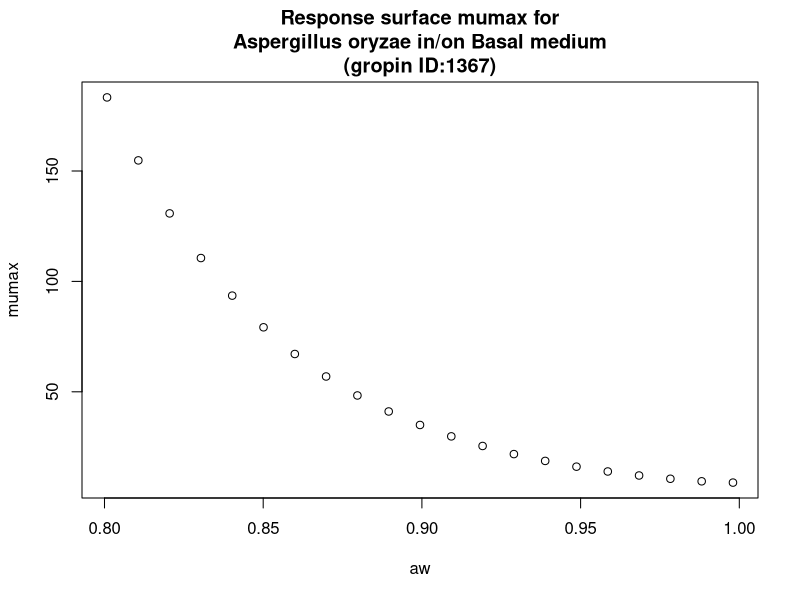

The R source for this figure:
#############################
# start of Parameter script
#############################
aw <- seq(0.8008,0.998001998001998,length.out=21)
#############################
# end of Parameter script
#############################
############################# 
# start of Model script Gropin ID 1367 
#############################
 
# constant coefficients for this model
 
variables <- data.frame(aw)
argumentsPar <- expand.grid(variables)
 
# heart of the model
response_surface <- function(aw) {
   mumax <-exp(2.233-1.990*sqrt(1-aw)+19.41*(sqrt(1-aw))^2)

return(mumax=mumax)
} 

# output parameters
responseSurface <- cbind(argumentsPar,response_surface(argumentsPar['aw']))
colnames(responseSurface) <- c(colnames(argumentsPar),'mumax')
#############################
# End of Model script
#############################
############################# 
# start of Visualisation script Gropin ID 1367 
#############################
plot(aw,responseSurface$'mumax',xlab='aw',
                          ylab='mumax',main='Response surface mumax for
Aspergillus oryzae in/on Basal medium
(gropin ID:1367)')
#############################
# End of Visualisation script
#############################
